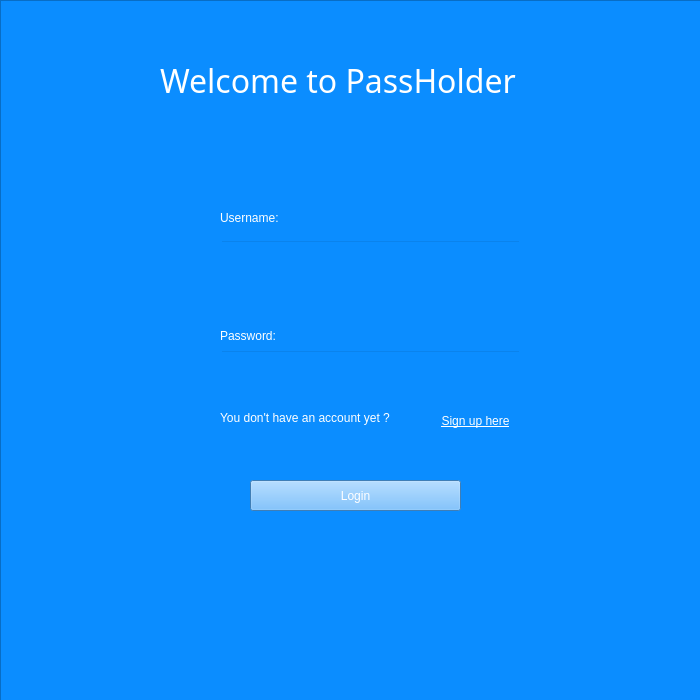
<?xml version="1.0" encoding="UTF-8"?>
<ui version="4.0">
 <class>Form</class>
 <widget class="QWidget" name="Form">
  <property name="geometry">
   <rect>
    <x>0</x>
    <y>0</y>
    <width>700</width>
    <height>700</height>
   </rect>
  </property>
  <property name="windowTitle">
   <string>Form</string>
  </property>
  <property name="styleSheet">
   <string notr="true">background-color: rgb(11, 141, 255);
font: 87 14pt &quot;Arial Black&quot;;
color: white;</string>
  </property>
  <widget class="QLabel" name="label">
   <property name="geometry">
    <rect>
     <x>160</x>
     <y>30</y>
     <width>481</width>
     <height>101</height>
    </rect>
   </property>
   <property name="styleSheet">
    <string notr="true">font-size: 32px;
color: white;
font-family: Arial black;
</string>
   </property>
   <property name="text">
    <string>Welcome to PassHolder</string>
   </property>
  </widget>
  <widget class="QLabel" name="label_2">
   <property name="geometry">
    <rect>
     <x>220</x>
     <y>210</y>
     <width>121</width>
     <height>16</height>
    </rect>
   </property>
   <property name="text">
    <string>Username:</string>
   </property>
  </widget>
  <widget class="QLabel" name="label_3">
   <property name="geometry">
    <rect>
     <x>220</x>
     <y>320</y>
     <width>121</width>
     <height>31</height>
    </rect>
   </property>
   <property name="text">
    <string>Password:</string>
   </property>
  </widget>
  <widget class="QLineEdit" name="username_input">
   <property name="geometry">
    <rect>
     <x>220</x>
     <y>240</y>
     <width>301</width>
     <height>31</height>
    </rect>
   </property>
   <property name="styleSheet">
    <string notr="true">color: white;
background-color: transparent;
font-size: 14px;
</string>
   </property>
   <property name="text">
    <string/>
   </property>
  </widget>
  <widget class="QLineEdit" name="password_input">
   <property name="geometry">
    <rect>
     <x>220</x>
     <y>350</y>
     <width>301</width>
     <height>31</height>
    </rect>
   </property>
   <property name="styleSheet">
    <string notr="true">color: white;
background-color: transparent;
font-size: 14px;
</string>
   </property>
   <property name="text">
    <string/>
   </property>
  </widget>
  <widget class="QLabel" name="label_4">
   <property name="geometry">
    <rect>
     <x>220</x>
     <y>410</y>
     <width>341</width>
     <height>16</height>
    </rect>
   </property>
   <property name="styleSheet">
    <string notr="true">font-size: 12px;</string>
   </property>
   <property name="text">
    <string>You don't have an account yet ? </string>
   </property>
  </widget>
  <widget class="QPushButton" name="signup_button">
   <property name="geometry">
    <rect>
     <x>430</x>
     <y>410</y>
     <width>91</width>
     <height>21</height>
    </rect>
   </property>
   <property name="styleSheet">
    <string notr="true">border: none;
text-decoration: underline;
font-size: 12px;

</string>
   </property>
   <property name="text">
    <string>Sign up here</string>
   </property>
  </widget>
  <widget class="QPushButton" name="login_button">
   <property name="geometry">
    <rect>
     <x>250</x>
     <y>480</y>
     <width>211</width>
     <height>31</height>
    </rect>
   </property>
   <property name="styleSheet">
    <string notr="true">background-color: rgb(88, 177, 255);</string>
   </property>
   <property name="text">
    <string>Login</string>
   </property>
  </widget>
  <widget class="QFrame" name="frame">
   <property name="geometry">
    <rect>
     <x>0</x>
     <y>0</y>
     <width>701</width>
     <height>701</height>
    </rect>
   </property>
   <property name="frameShape">
    <enum>QFrame::StyledPanel</enum>
   </property>
   <property name="frameShadow">
    <enum>QFrame::Raised</enum>
   </property>
   <widget class="QLabel" name="error_message">
    <property name="geometry">
     <rect>
      <x>220</x>
      <y>440</y>
      <width>301</width>
      <height>31</height>
     </rect>
    </property>
    <property name="styleSheet">
     <string notr="true">color: red;</string>
    </property>
    <property name="text">
     <string/>
    </property>
   </widget>
  </widget>
  <zorder>frame</zorder>
  <zorder>label</zorder>
  <zorder>label_2</zorder>
  <zorder>label_3</zorder>
  <zorder>username_input</zorder>
  <zorder>password_input</zorder>
  <zorder>label_4</zorder>
  <zorder>signup_button</zorder>
  <zorder>login_button</zorder>
 </widget>
 <resources/>
 <connections/>
</ui>
